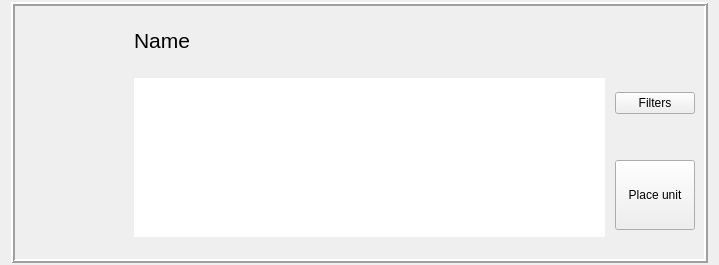
<?xml version="1.0" encoding="UTF-8"?>
<ui version="4.0">
 <class>Form</class>
 <widget class="QWidget" name="Form">
  <property name="geometry">
   <rect>
    <x>0</x>
    <y>0</y>
    <width>719</width>
    <height>265</height>
   </rect>
  </property>
  <property name="sizePolicy">
   <sizepolicy hsizetype="Expanding" vsizetype="Expanding">
    <horstretch>0</horstretch>
    <verstretch>0</verstretch>
   </sizepolicy>
  </property>
  <property name="windowTitle">
   <string>Form</string>
  </property>
  <layout class="QGridLayout" name="gridLayout">
   <property name="topMargin">
    <number>2</number>
   </property>
   <property name="bottomMargin">
    <number>2</number>
   </property>
   <item row="0" column="0">
    <widget class="QFrame" name="frame">
     <property name="sizePolicy">
      <sizepolicy hsizetype="Expanding" vsizetype="Expanding">
       <horstretch>0</horstretch>
       <verstretch>0</verstretch>
      </sizepolicy>
     </property>
     <property name="frameShape">
      <enum>QFrame::Box</enum>
     </property>
     <property name="frameShadow">
      <enum>QFrame::Raised</enum>
     </property>
     <property name="lineWidth">
      <number>2</number>
     </property>
     <layout class="QGridLayout" name="gridLayout_2">
      <property name="topMargin">
       <number>3</number>
      </property>
      <property name="bottomMargin">
       <number>3</number>
      </property>
      <property name="horizontalSpacing">
       <number>10</number>
      </property>
      <item row="0" column="2">
       <widget class="QLabel" name="nameLabel">
        <property name="sizePolicy">
         <sizepolicy hsizetype="Minimum" vsizetype="Maximum">
          <horstretch>0</horstretch>
          <verstretch>0</verstretch>
         </sizepolicy>
        </property>
        <property name="font">
         <font>
          <pointsize>16</pointsize>
         </font>
        </property>
        <property name="toolTipDuration">
         <number>-1</number>
        </property>
        <property name="text">
         <string>Name</string>
        </property>
       </widget>
      </item>
      <item row="0" column="0" rowspan="3">
       <widget class="QLabel" name="imageLabel">
        <property name="minimumSize">
         <size>
          <width>100</width>
          <height>100</height>
         </size>
        </property>
        <property name="maximumSize">
         <size>
          <width>100</width>
          <height>100</height>
         </size>
        </property>
        <property name="text">
         <string/>
        </property>
        <property name="alignment">
         <set>Qt::AlignLeading|Qt::AlignLeft|Qt::AlignVCenter</set>
        </property>
       </widget>
      </item>
      <item row="2" column="3">
       <widget class="QPushButton" name="placeButton">
        <property name="sizePolicy">
         <sizepolicy hsizetype="Minimum" vsizetype="Minimum">
          <horstretch>0</horstretch>
          <verstretch>0</verstretch>
         </sizepolicy>
        </property>
        <property name="minimumSize">
         <size>
          <width>80</width>
          <height>70</height>
         </size>
        </property>
        <property name="maximumSize">
         <size>
          <width>80</width>
          <height>70</height>
         </size>
        </property>
        <property name="toolTip">
         <string>Place this unit to selected tile</string>
        </property>
        <property name="statusTip">
         <string/>
        </property>
        <property name="text">
         <string>Place unit</string>
        </property>
        <property name="flat">
         <bool>false</bool>
        </property>
       </widget>
      </item>
      <item row="1" column="3">
       <widget class="QPushButton" name="filtersButton">
        <property name="minimumSize">
         <size>
          <width>80</width>
          <height>0</height>
         </size>
        </property>
        <property name="maximumSize">
         <size>
          <width>80</width>
          <height>16777215</height>
         </size>
        </property>
        <property name="toolTip">
         <string>Edit unit spawn attack filters</string>
        </property>
        <property name="text">
         <string>Filters</string>
        </property>
       </widget>
      </item>
      <item row="1" column="2" rowspan="2">
       <widget class="QTextEdit" name="infoText">
        <property name="sizePolicy">
         <sizepolicy hsizetype="Expanding" vsizetype="Expanding">
          <horstretch>0</horstretch>
          <verstretch>0</verstretch>
         </sizepolicy>
        </property>
        <property name="minimumSize">
         <size>
          <width>0</width>
          <height>140</height>
         </size>
        </property>
        <property name="frameShape">
         <enum>QFrame::NoFrame</enum>
        </property>
        <property name="verticalScrollBarPolicy">
         <enum>Qt::ScrollBarAlwaysOff</enum>
        </property>
        <property name="horizontalScrollBarPolicy">
         <enum>Qt::ScrollBarAlwaysOff</enum>
        </property>
        <property name="sizeAdjustPolicy">
         <enum>QAbstractScrollArea::AdjustToContents</enum>
        </property>
        <property name="readOnly">
         <bool>true</bool>
        </property>
        <property name="cursorWidth">
         <number>0</number>
        </property>
       </widget>
      </item>
     </layout>
    </widget>
   </item>
  </layout>
 </widget>
 <resources/>
 <connections/>
</ui>
